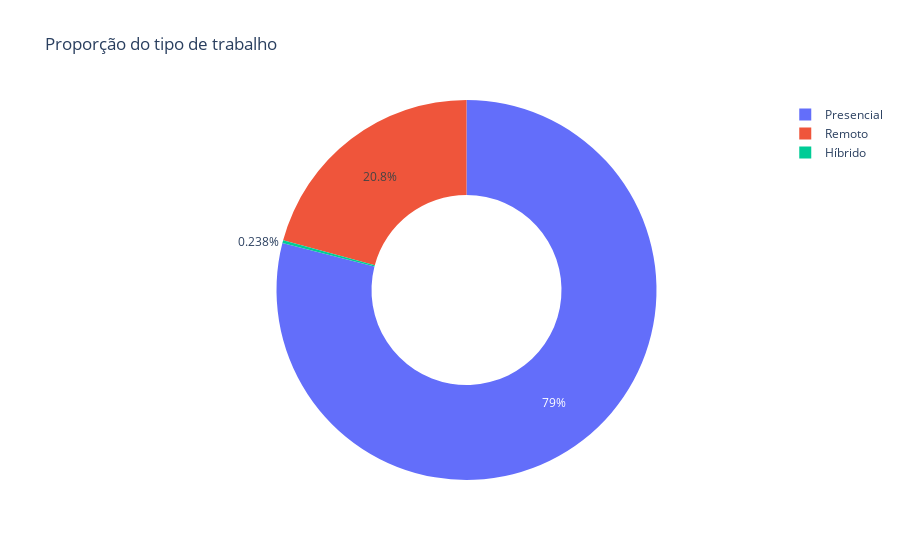

Write notebook code for a chart like this one.
### Code cell
remoto_contagem = df_limpo['remoto'].value_counts().reset_index()
remoto_contagem.columns = ['tipo_trabalho', 'quantidade']

fig = px.pie(remoto_contagem,
             names='tipo_trabalho',
             values='quantidade',
             title='Proporção do tipo de trabalho',
             hole=0.5)

fig.show()

### Figure 1 — Plotly figure (JSON) as saved in the notebook; plotly's stock layout.template omitted (floating-point values rounded to 4 significant figures)
{"data": [{"domain": {"x": [0, 1], "y": [0, 1]}, "hole": 0.5, "hovertemplate": "tipo_trabalho=%{label}<br>quantidade=%{value}<extra></extra>", "labels": ["Presencial", "Remoto", "Híbrido"], "legendgroup": "", "name": "", "showlegend": true, "type": "pie", "values": [105305, 27716, 318]}], "layout": {"legend": {"tracegroupgap": 0}, "title": {"text": "Proporção do tipo de trabalho"}}}
